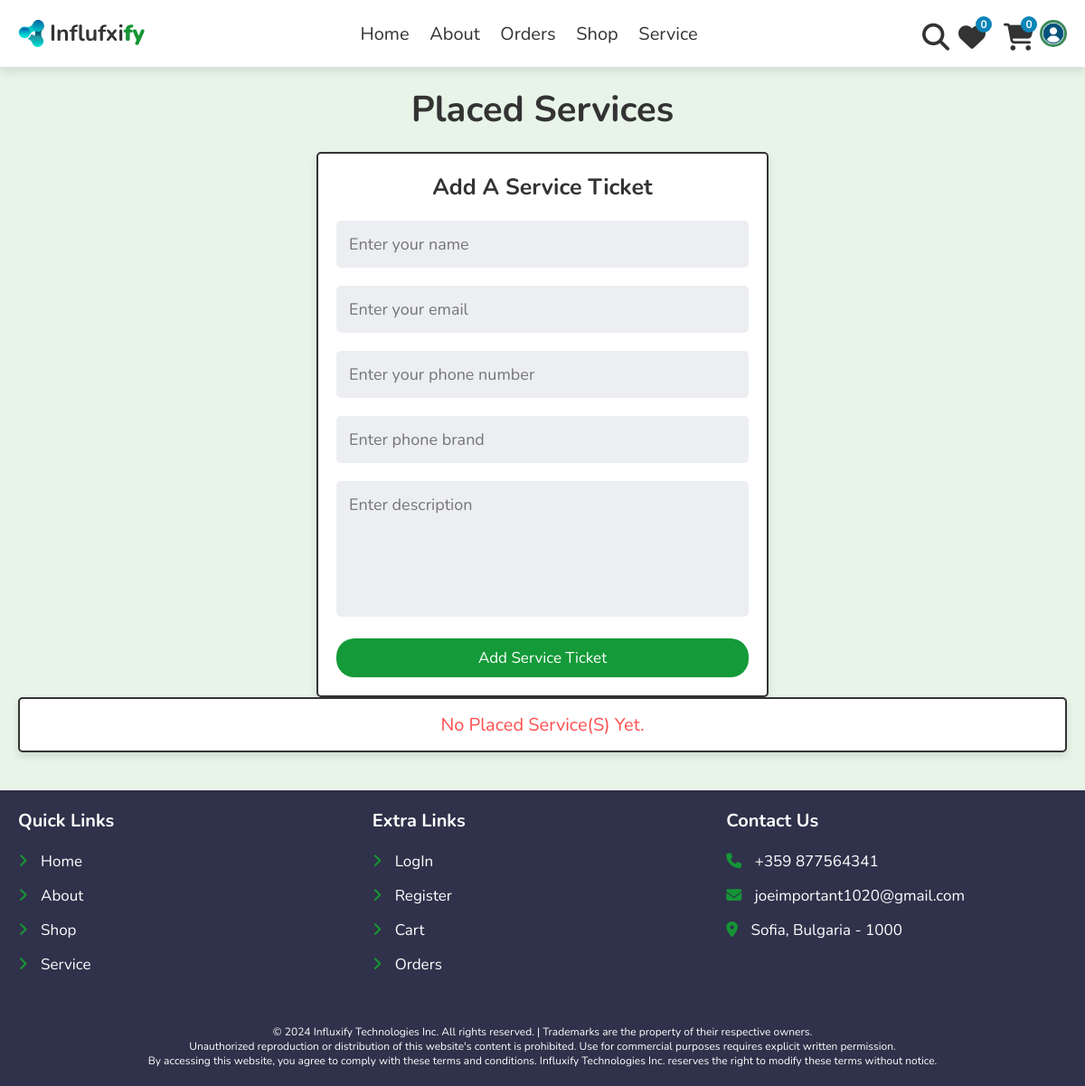
The page /service.php (signed in) on the database as committed earlier.
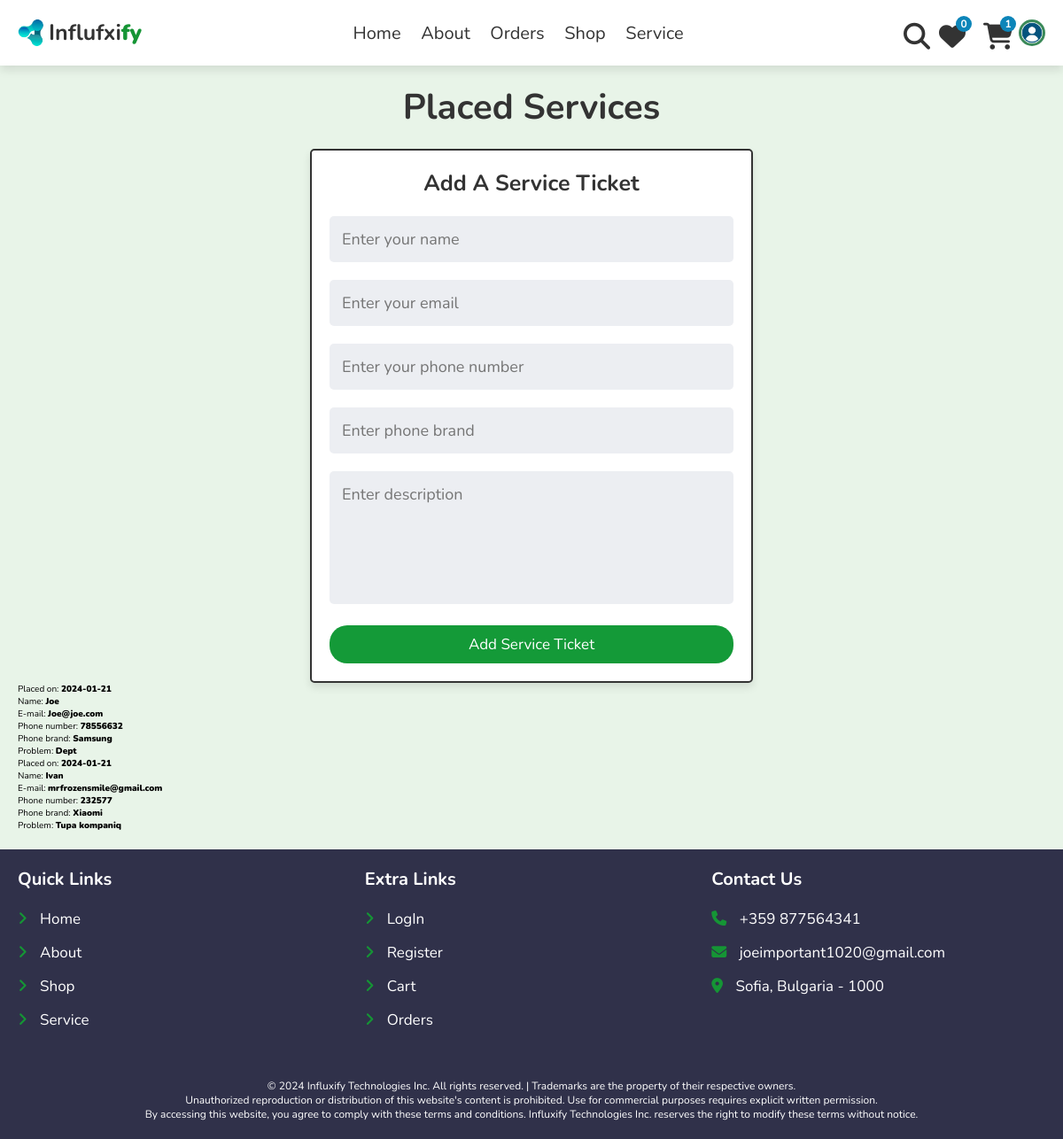
The same page on the database as committed later.
### tables this page shows
CREATE TABLE `services` (
  `id` int(11) NOT NULL AUTO_INCREMENT,
  `user_id` int(11) NOT NULL,
  `placed_on` date NOT NULL DEFAULT current_timestamp(),
  `name` varchar(100) NOT NULL,
  `email` varchar(100) NOT NULL,
  `number` varchar(15) NOT NULL,
  `brand` varchar(50) NOT NULL DEFAULT 'N/A',
  `description` text NOT NULL,
  `isResolved` int(1) NOT NULL DEFAULT 0,
  PRIMARY KEY (`id`),
  KEY `fk_user_id` (`user_id`),
  CONSTRAINT `fk_user_id` FOREIGN KEY (`user_id`) REFERENCES `users` (`id`)
);

### service.php (the view, shortened to what this page needs)
<?php
include 'components/connect.php';
if (isset($_SESSION['user_id'])) {
  $user_id = $_SESSION['user_id'];
} else {
  $user_id = '';
}
?>
<!DOCTYPE html>
<html lang="en">
<head>
  <link rel="stylesheet" href="https://cdnjs.cloudflare.com/ajax/libs/font-awesome/6.1.1/css/all.min.css">
  <link rel="stylesheet" href="css/global.css">
  <link rel="stylesheet" href="css/user_style.css">
</head>
<body>
  <?php include 'components/user_header.php'; ?>
  <section class="service" style="min-height: 100%;">
    <h1 class="heading">Placed services</h1>
    <?php
    if ($user_id == '') {
      echo '<p class="empty">Please Log In add or see service(s).</p>';
    } else {
    ?>
      <form action="" method="post">
        <h3>Add a service ticket</h3>
        <input type="text" name="name" placeholder="Enter your name" required class="box">
        <input type="email" name="email" placeholder="Enter your email" required class="box">
        <input type="number" name="number" min="0" max="9999999999" placeholder="Enter your phone number" required onkeypress="if(this.value.length == 10) return false;" class="box">
        <input type="text" name="brand" placeholder="Enter phone brand" required class="box">
        <textarea name="description" class="box" placeholder="Enter description" cols="30" rows="10"></textarea>
        <button type="submit" name="send" class="btn">Add service ticket</button>
      </form>
      <div class="box-container">
        <?php
        $select_services = $conn->prepare("SELECT * FROM `services` WHERE user_id = ?");
        $select_services->execute([$user_id]);
        if ($select_services->rowCount() > 0) {
          while ($fetch_orders = $select_services->fetch(PDO::FETCH_ASSOC)) {
        ?>
            <div class="box">
              <p>Placed on: <span><?= $fetch_orders['placed_on']; ?></span></p>
              <p>Name: <span><?= $fetch_orders['name']; ?></span></p>
              <p>E-mail: <span><?= $fetch_orders['email']; ?></span></p>
              <p>Phone number: <span><?= $fetch_orders['number']; ?></span></p>
              <p>Phone brand: <span><?= $fetch_orders['brand']; ?></span></p>
              <p>Problem: <span><?= $fetch_orders['description']; ?></span></p>
            </div>
        <?php
          }
        } else {
          echo '<p class="empty">No placed service(s) yet.</p>';
        }
        ?>
      </div>
    <?php
    }
    ?>
  </section>
  <?php include 'components/footer.php'; ?>
</body>
</html>

### components/user_header.php (shortened to what this page needs)
<header class="header">
  <section class="flex">
    <div class="logo">
      <img src="images/influxify-logo.ico" alt="logo" style="width: 30px;">
      <a href="/influxify/home.php">Influfxi<span>fy</span></a>
    </div>
    <nav class="navbar">
      <a href="home.php">Home</a>
      <a href="about.php">About</a>
      <a href="orders.php">Orders</a>
      <a href="shop.php">Shop</a>
      <a href="service.php">Service</a>
    </nav>
    <div class="icons">
      <?php
      $count_wishlist_items = $conn->prepare("SELECT * FROM `wishlist` WHERE user_id = ?");
      $count_wishlist_items->execute([$user_id]);
      $total_wishlist_counts = $count_wishlist_items->rowCount();
      $count_cart_items = $conn->prepare("SELECT * FROM `cart` WHERE user_id = ?");
      $count_cart_items->execute([$user_id]);
      $total_cart_counts = $count_cart_items->rowCount();
      $user_avatar = $conn->prepare("SELECT `avatar` FROM `users` WHERE id = ?");
      $user_avatar->execute([$user_id]);
      $avatar_result = $user_avatar->fetchColumn();
      if ($user_id && !empty($avatar_result)) {
        $user_image = $avatar_result;
      } else {
        $user_image = "default.png";
      }
      ?>
      <a href="search_page.php"><i class="fas fa-search"></i></a>
      <a href="wishlist.php" class="icon-link">
        <i class="fas fa-heart"></i>
        <sup class="sup"><?= $total_wishlist_counts; ?></sup>
      </a>
      <a href="cart.php" class="icon-link">
        <i class="fas fa-shopping-cart"></i>
        <sup class="sup"><?= $total_cart_counts; ?></sup>
      </a>
      <div id="user-btn" style="border: 3px solid #3b8a59; margin: 0; display: inline-block; width: 30px; height: 30px; border-radius: 50%; background-image: url('uploaded_img/user_avatar/<?= $user_image ?>'); background-size: cover; "></div>
    </div>
  </section>
</header>

Rows that differ between the two databases and show on the page:
added services: placed_on "2024-01-21", name "Joe", email "Joe@joe.com", number "78556632", brand "Samsung", description "Dept"
added services: placed_on "2024-01-21", name "Ivan", email "mrfrozensmile@gmail.com", number "232577", brand "Xiaomi", description "Tupa kompaniq"
Other text that changed with them:
$total_cart_counts: "0" → "1"
text no longer shown: "No Placed Service(S) Yet."
